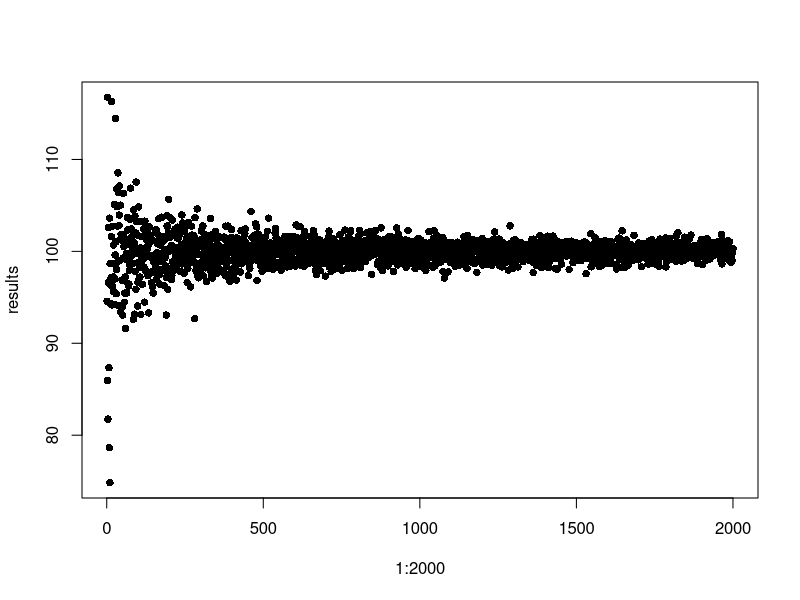

Write R code to recreate this figure.
## ---- chunk 1
myVector <- 1:100
for(counter in myVector){
  print(paste("counter ^ 2 = ", counter^2))
}
## ---- chunk 2
myVector <- 1:100
results <- numeric(100)
for(counter in myVector){
  results[counter] <- paste("counter ^ 2 = ", counter^2)
}

##now get just one of the stored results
results[50]
## ---- chunk 3
results <- numeric(2000)
for(i in 1:2000){
  results[i] <- mean(rnorm(n=i, mean=100, sd=30))
}
plot(1:2000, results, pch=16)
